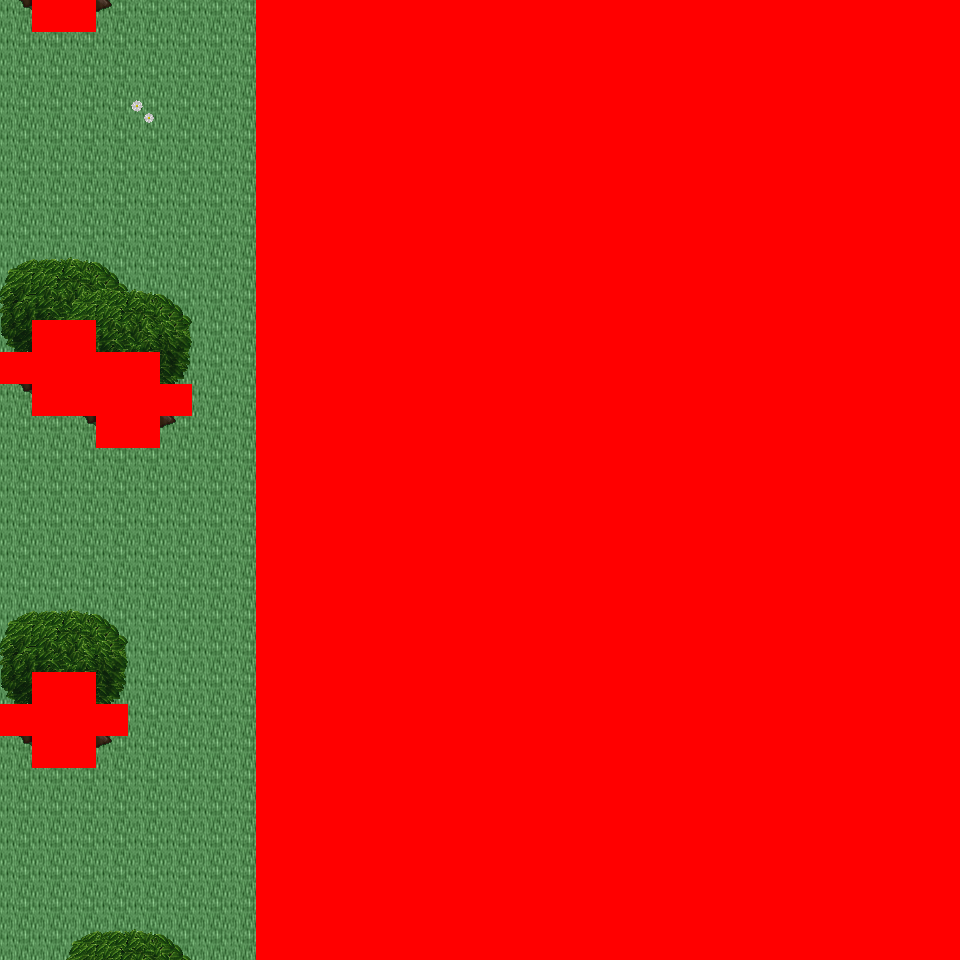

Rendered tile map (Tiled .tmx) drawn with the repository's tilesets; below, a short description and the map source with its tile grids summarised:
An orthogonal 30x30 tile map with 32x32 px tiles, 6 tile layers (Ground, Object, Object2, Above, ...), 38 tilesets and 6 objects (6x mapchange).

<map version="1.0" orientation="orthogonal" renderorder="right-down" width="30" height="30" tilewidth="32" tileheight="32" nextobjectid="7">
  <tileset firstgid="1" name="tileset_logic_collision" tilewidth="32" tileheight="32" tilecount="1" columns="1">
    <image source="../drawable/tileset_logic_collision.png" width="32" height="32" />
  </tileset>
  <tileset firstgid="2" name="tileset_building_decoration_orbpedestal" tilewidth="32" tileheight="32" tilecount="2" columns="1">
    <image source="../drawable/tileset_building_decoration_orbpedestal.png" width="32" height="64" />
  </tileset>
  <tileset firstgid="4" name="tileset_building_decoration_block" tilewidth="32" tileheight="32" tilecount="2" columns="2">
    <image source="../drawable/tileset_building_decoration_block.png" width="64" height="32" />
  </tileset>
  <tileset firstgid="6" name="tileset_building_decoration_chimney" tilewidth="32" tileheight="32" tilecount="2" columns="1">
    <image source="../drawable/tileset_building_decoration_chimney.png" width="32" height="64" />
  </tileset>
  <tileset firstgid="8" name="tileset_building_fence_fence_chunky" tilewidth="32" tileheight="32" tilecount="21" columns="3">
    <image source="../drawable/tileset_building_fence_fence_chunky.png" width="96" height="224" />
  </tileset>
  <tileset firstgid="29" name="tileset_ground_cobbled_paving" tilewidth="32" tileheight="32" tilecount="1" columns="1">
    <image source="../drawable/tileset_ground_cobbled_paving.png" width="32" height="32" />
  </tileset>
  <tileset firstgid="30" name="tileset_ground_gravel" tilewidth="32" tileheight="32" tilecount="1" columns="1">
    <image source="../drawable/tileset_ground_gravel.png" width="32" height="32" />
  </tileset>
  <tileset firstgid="31" name="tileset_ground_stone_floors" tilewidth="32" tileheight="32" tilecount="6" columns="3">
    <image source="../drawable/tileset_ground_stone_floors.png" width="96" height="64" />
  </tileset>
  <tileset firstgid="37" name="tileset_ground_ground" tilewidth="32" tileheight="32" tilecount="33" columns="3">
    <image source="../drawable/tileset_ground_ground.png" width="96" height="352" />
  </tileset>
  <tileset firstgid="70" name="tileset_plant_bush_hedge" tilewidth="32" tileheight="32" tilecount="35" columns="5">
    <image source="../drawable/tileset_plant_bush_hedge.png" width="160" height="224" />
  </tileset>
  <tileset firstgid="105" name="tileset_plant_bush_various_small" tilewidth="32" tileheight="32" tilecount="9" columns="3">
    <image source="../drawable/tileset_plant_bush_various_small.png" width="96" height="96" />
  </tileset>
  <tileset firstgid="114" name="tileset_plant_flower_daisy_blue" tilewidth="32" tileheight="32" tilecount="8" columns="2">
    <image source="../drawable/tileset_plant_flower_daisy_blue.png" width="64" height="128" />
  </tileset>
  <tileset firstgid="122" name="tileset_plant_flower_daisy_red" tilewidth="32" tileheight="32" tilecount="8" columns="2">
    <image source="../drawable/tileset_plant_flower_daisy_red.png" width="64" height="128" />
  </tileset>
  <tileset firstgid="130" name="tileset_plant_flower_daisy_white" tilewidth="32" tileheight="32" tilecount="8" columns="2">
    <image source="../drawable/tileset_plant_flower_daisy_white.png" width="64" height="128" />
  </tileset>
  <tileset firstgid="138" name="tileset_plant_flower_daisy_yellow" tilewidth="32" tileheight="32" tilecount="8" columns="2">
    <image source="../drawable/tileset_plant_flower_daisy_yellow.png" width="64" height="128" />
  </tileset>
  <tileset firstgid="146" name="tileset_plant_vine_plait" tilewidth="32" tileheight="32" tilecount="9" columns="3">
    <image source="../drawable/tileset_plant_vine_plait.png" width="96" height="96" />
  </tileset>
  <tileset firstgid="155" name="tileset_furniture_light_iron_lamp" tilewidth="32" tileheight="32" tilecount="3" columns="1">
    <image source="../drawable/tileset_furniture_light_iron_lamp.png" width="32" height="96" />
  </tileset>
  <tileset firstgid="158" name="tileset_furniture_light_flames" tilewidth="32" tileheight="32" tilecount="6" columns="6">
    <image source="../drawable/tileset_furniture_light_flames.png" width="192" height="32" />
  </tileset>
  <tileset firstgid="164" name="tileset_ground_grass_corners" tilewidth="32" tileheight="32" tilecount="24" columns="6">
    <image source="../drawable/tileset_ground_grass_corners.png" width="192" height="128" />
  </tileset>
  <tileset firstgid="188" name="tileset_ground_grass_edges" tilewidth="32" tileheight="32" tilecount="36" columns="12">
    <image source="../drawable/tileset_ground_grass_edges.png" width="384" height="96" />
  </tileset>
  <tileset firstgid="224" name="tileset_plant_tree_tree_golden_large" tilewidth="32" tileheight="32" tilecount="24" columns="4">
    <image source="../drawable/tileset_plant_tree_tree_golden_large.png" width="128" height="192" />
  </tileset>
  <tileset firstgid="248" name="tileset_ground_water_dungeon_water" tilewidth="32" tileheight="32" tilecount="30" columns="3">
    <image source="../drawable/tileset_ground_water_dungeon_water.png" width="96" height="320" />
  </tileset>
  <tileset firstgid="278" name="tileset_plant_indoor_pot_plant_1" tilewidth="32" tileheight="32" tilecount="12" columns="6">
    <image source="../drawable/tileset_plant_indoor_pot_plant_1.png" width="192" height="64" />
  </tileset>
  <tileset firstgid="290" name="tileset_item_statue_metal_and_stone" tilewidth="32" tileheight="32" tilecount="6" columns="3">
    <image source="../drawable/tileset_item_statue_metal_and_stone.png" width="96" height="64" />
  </tileset>
  <tileset firstgid="296" name="tileset_item_statue_grey_stone" tilewidth="32" tileheight="32" tilecount="4" columns="2">
    <image source="../drawable/tileset_item_statue_grey_stone.png" width="64" height="64" />
  </tileset>
  <tileset firstgid="300" name="tileset_building_castle" tilewidth="32" tileheight="32" tilecount="320" columns="20">
    <image source="../drawable/tileset_building_castle.png" width="640" height="512" />
  </tileset>
  <tileset firstgid="620" name="tileset_building_church" tilewidth="32" tileheight="32" tilecount="56" columns="8">
    <image source="../drawable/tileset_building_church.png" width="256" height="224" />
  </tileset>
  <tileset firstgid="676" name="tileset_item_pot_pot_golden" tilewidth="32" tileheight="32" tilecount="4" columns="4">
    <image source="../drawable/tileset_item_pot_pot_golden.png" width="128" height="32" />
  </tileset>
  <tileset firstgid="680" name="tileset_furniture_table_bench" tilewidth="32" tileheight="32" tilecount="3" columns="3">
    <image source="../drawable/tileset_furniture_table_bench.png" width="96" height="32" />
  </tileset>
  <tileset firstgid="683" name="tileset_item_statue_green_stone" tilewidth="32" tileheight="32" tilecount="12" columns="4">
    <image source="../drawable/tileset_item_statue_green_stone.png" width="128" height="96" />
  </tileset>
  <tileset firstgid="695" name="tileset_item_statue_green_stone_2" tilewidth="32" tileheight="32" tilecount="6" columns="2">
    <image source="../drawable/tileset_item_statue_green_stone_2.png" width="64" height="96" />
  </tileset>
  <tileset firstgid="701" name="tileset_plant_bush_hosta" tilewidth="32" tileheight="32" tilecount="9" columns="3">
    <image source="../drawable/tileset_plant_bush_hosta.png" width="96" height="96" />
  </tileset>
  <tileset firstgid="710" name="tileset_plant_tree_tree_green" tilewidth="32" tileheight="32" tilecount="88" columns="8">
    <image source="../drawable/tileset_plant_tree_tree_green.png" width="256" height="352" />
  </tileset>
  <tileset firstgid="798" name="tileset_item_banners_flag" tilewidth="32" tileheight="32" tilecount="12" columns="3">
    <image source="../drawable/tileset_item_banners_flag.png" width="96" height="128" />
  </tileset>
  <tileset firstgid="810" name="tileset_furniture_table_long_front_on" tilewidth="32" tileheight="32" tilecount="3" columns="1">
    <image source="../drawable/tileset_furniture_table_long_front_on.png" width="32" height="96" />
  </tileset>
  <tileset firstgid="813" name="tileset_item_flagpole" tilewidth="32" tileheight="32" tilecount="3" columns="1">
    <image source="../drawable/tileset_item_flagpole.png" width="32" height="96" />
  </tileset>
  <tileset firstgid="816" name="tileset_plant_tree_spruce" tilewidth="32" tileheight="32" tilecount="6" columns="2">
    <image source="../drawable/tileset_plant_tree_spruce.png" width="64" height="96" />
  </tileset>
  <tileset firstgid="822" name="tileset_plant_stump_stump_brown" tilewidth="32" tileheight="32" tilecount="4" columns="2">
    <image source="../drawable/tileset_plant_stump_stump_brown.png" width="64" height="64" />
  </tileset>
  <layer name="Ground" width="30" height="30">
    <data>[900 cells, 900 non-empty, 1 distinct tile ids]</data>
  </layer>
  <layer name="Object" width="30" height="30">
    <data>[900 cells, 135 non-empty, 19 distinct tile ids]</data>
  </layer>
  <layer name="Object2" width="30" height="30">
    <data>[900 cells, 6 non-empty, 6 distinct tile ids]</data>
  </layer>
  <layer name="Above" width="30" height="30">
    <data>[900 cells, 282 non-empty, 22 distinct tile ids]</data>
  </layer>
  <layer name="Above2" width="30" height="30">
    <data>[900 cells, 12 non-empty, 12 distinct tile ids]</data>
  </layer>
  <layer name="Walkable" width="30" height="30">
    <data>[900 cells, 684 non-empty, 1 distinct tile ids]</data>
  </layer>
  <objectgroup name="MapEvents">
    <object id="1" name="north" type="mapchange" x="0" y="0" width="32" height="32">
      <properties>
        <property name="map" value="0_ados_mountain_n2_w2_x3_y1" />
        <property name="place" value="south" />
      </properties>
    </object>
    <object id="2" name="north2" type="mapchange" x="96" y="0" width="160" height="32">
      <properties>
        <property name="map" value="0_ados_mountain_n2_w2_x3_y1" />
        <property name="place" value="south2" />
      </properties>
    </object>
    <object id="3" name="south" type="mapchange" x="0" y="928" width="256" height="32">
      <properties>
        <property name="map" value="0_ados_mountain_n2_w2_x3_y3" />
        <property name="place" value="north" />
      </properties>
    </object>
    <object id="4" name="west" type="mapchange" x="0" y="0" width="32" height="352">
      <properties>
        <property name="map" value="0_ados_mountain_n2_w2_x2_y2" />
        <property name="place" value="east" />
      </properties>
    </object>
    <object id="5" name="west2" type="mapchange" x="0" y="384" width="32" height="320">
      <properties>
        <property name="map" value="0_ados_mountain_n2_w2_x2_y2" />
        <property name="place" value="east2" />
      </properties>
    </object>
    <object id="6" name="west3" type="mapchange" x="0" y="736" width="32" height="224">
      <properties>
        <property name="map" value="0_ados_mountain_n2_w2_x2_y2" />
        <property name="place" value="east3" />
      </properties>
    </object>
  </objectgroup>
</map>
